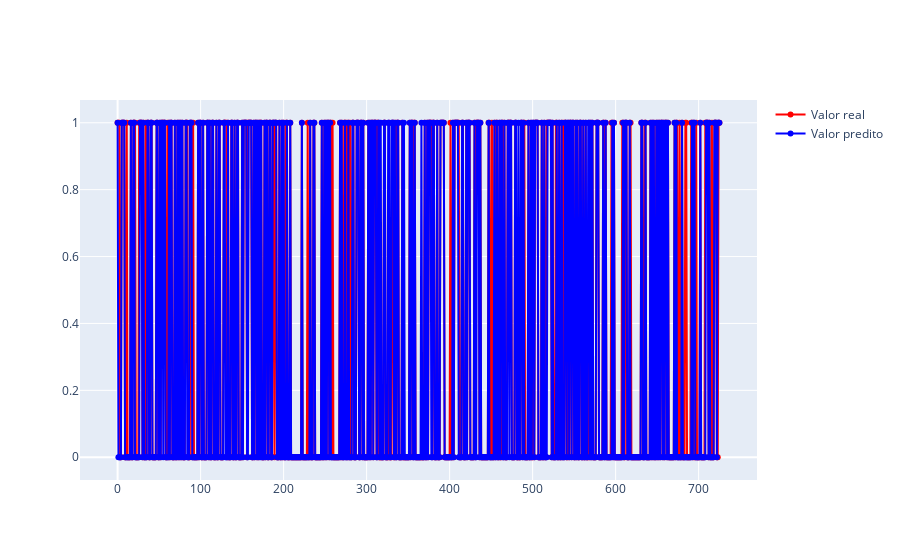

Notebook code cell kept with this figure:
### Code cell
# Create an instance of RandomForestClassifier
random_forest = RandomForestClassifier()

# Fit the model

#99  =   0.308287726505694
#100 =  0.30378693417823366
#110 =  0.30151134457776363
#115 =  0.3105136595745333
#120 =  0.308287726505694

#treinando o modelo
random_forest = RandomForestClassifier(n_estimators=110,random_state=2)
#fim treinamento
random_forest.fit(var_treinamento, resp_treinamento.astype(int))

#fazendo a predição
predicao = random_forest.predict(var_teste)

dataframe_results['valor_predito'] = predicao

fig = go.Figure()
fig.add_trace(go.Scatter(x=dataframe_results.index,
                         y=dataframe_results.Valor_real,
                            mode='lines+markers',
                            name='Valor real',
                            line=dict(color='RED', width=2)))


#Linha com dados preditos
fig.add_trace(go.Scatter(x=dataframe_results.index,
                         y=dataframe_results.valor_predito,
                         mode='lines+markers',
                         name='Valor predito',
                         line=dict(color='BLUE', width=2)))
fig.show()


rmse = (np.sqrt(mean_squared_error(resp_test,predicao)))

print("rmse = ",rmse);

### Figure 1 — Plotly figure (JSON) as saved in the notebook; plotly's stock layout.template omitted (floating-point values rounded to 4 significant figures; data arrays with more than 128 entries replaced by an {"elided": "..."} marker saying what was removed)
{"data": [{"line": {"color": "RED", "width": 2}, "mode": "lines+markers", "name": "Valor real", "type": "scatter", "x": {"elided": "726 int values"}, "y": {"elided": "726 int values"}}, {"line": {"color": "BLUE", "width": 2}, "mode": "lines+markers", "name": "Valor predito", "type": "scatter", "x": {"elided": "726 int values"}, "y": {"elided": "726 int values"}}], "layout": {}}
